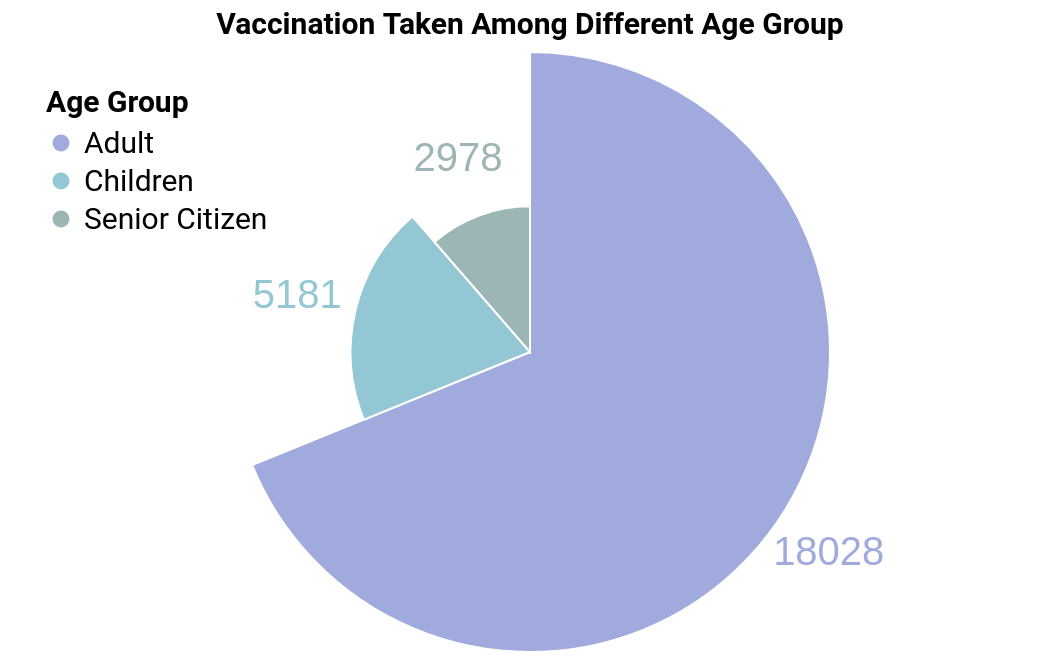

Express this chart as Vega-Lite.
### Vega-Lite specification from a JSON file in a GitHub repository (floating-point values rounded to 4 significant figures)
{"$schema": "https://vega.github.io/schema/vega-lite/v5.json", "data": {"values": [{"S": "Adult", "b": 18028}, {"S": "Children", "b": 5181}, {"S": "Senior Citizen", "b": 2978}]}, "width": 520, "height": "container", "layer": [{"mark": {"type": "arc", "innerRadius": 0, "stroke": "#fff"}}, {"mark": {"type": "text", "radiusOffset": 30, "size": 20, "color": "black"}, "encoding": {"text": {"field": "b", "type": "quantitative"}}}], "encoding": {"theta": {"field": "b", "type": "quantitative", "stack": true}, "radius": {"field": "b", "scale": {"type": "sqrt", "zero": true, "rangeMin": 20}}, "color": {"field": "S", "type": "nominal", "legend": {"labelFont": "Roboto", "labelFontSize": 15, "titleFont": "Roboto", "titleFontSize": 15, "title": "Age Group", "orient": "top-left"}, "scale": {"range": ["#a1aadd", "#93c7d3", "#9cb5b5"]}}}, "title": {"text": "Vaccination Taken Among Different Age Group", "font": "Roboto", "fontSize": 15}, "config": {"style": {"cell": {"stroke": "transparent"}}}}
